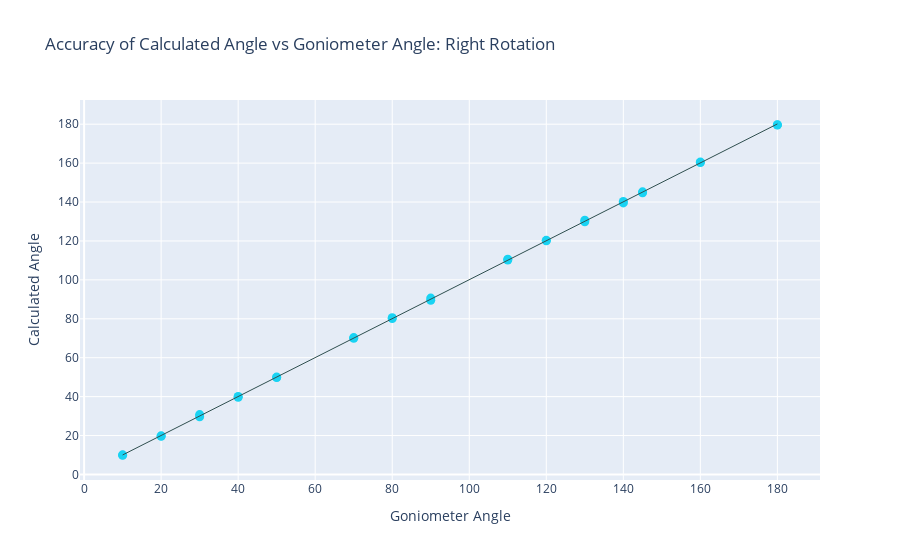

The notebook cell saved with this chart:
### Code cell
#Plot the results as a scatter plot with the line of best fit
fig = px.scatter(right_df, x="Goniometer", y="Calculated", trendline="ols", title="Accuracy of Calculated Angle vs Goniometer Angle: Right Rotation",
                labels={"Goniometer": "Goniometer Angle", "Calculated": "Calculated Angle"})
fig.update_traces(marker=dict(size=9, color="#19D3F3"),selector=dict(mode='markers'))
fig.update_traces(line=dict(width=1, color="DarkSlateGrey"))
fig.update
fig.show()

### Figure 1 — Plotly figure (JSON) as saved in the notebook; plotly's stock layout.template omitted (floating-point values rounded to 4 significant figures)
{"data": [{"hovertemplate": "Goniometer Angle=%{x}<br>Calculated Angle=%{y}<extra></extra>", "legendgroup": "", "line": {"color": "DarkSlateGrey", "width": 1}, "marker": {"color": "#19D3F3", "size": 9, "symbol": "circle"}, "mode": "markers", "name": "", "showlegend": false, "type": "scatter", "x": [10, 10, 20, 20, 30, 30, 40, 40, 50, 50, 70, 70, 80, 80, 90, 90, 110, 110, 120, 120, 130, 130, 140, 140, 145, 145, 160, 160, 180, 180], "xaxis": "x", "y": [9.81, 10.09, 19.64, 19.85, 29.66, 30.78, 40.09, 39.64, 49.82, 50.04, 70, 70.35, 80.12, 80.57, 89.49, 90.63, 110.6, 110.2, 120.3, 120.1, 130.6, 129.9, 140.3, 139.6, 144.7, 145.2, 160.5, 160.3, 179.8, 179.6], "yaxis": "y"}, {"hovertemplate": "<b>OLS trendline</b><br>Calculated = 1.00064 * Goniometer + 0.015<br>R<sup>2</sup>=0.999952<br><br>Goniometer Angle=%{x}<br>Calculated Angle=%{y} <b>(trend)</b><extra></extra>", "legendgroup": "", "line": {"color": "DarkSlateGrey", "width": 1}, "marker": {"color": "#636efa", "symbol": "circle"}, "mode": "lines", "name": "", "showlegend": false, "type": "scatter", "x": [10, 10, 20, 20, 30, 30, 40, 40, 50, 50, 70, 70, 80, 80, 90, 90, 110, 110, 120, 120, 130, 130, 140, 140, 145, 145, 160, 160, 180, 180], "xaxis": "x", "y": [10.02, 10.02, 20.03, 20.03, 30.03, 30.03, 40.04, 40.04, 50.05, 50.05, 70.06, 70.06, 80.07, 80.07, 90.07, 90.07, 110.1, 110.1, 120.1, 120.1, 130.1, 130.1, 140.1, 140.1, 145.1, 145.1, 160.1, 160.1, 180.1, 180.1], "yaxis": "y"}], "layout": {"legend": {"tracegroupgap": 0}, "title": {"text": "Accuracy of Calculated Angle vs Goniometer Angle: Right Rotation"}, "xaxis": {"anchor": "y", "domain": [0, 1], "title": {"text": "Goniometer Angle"}}, "yaxis": {"anchor": "x", "domain": [0, 1], "title": {"text": "Calculated Angle"}}}}
